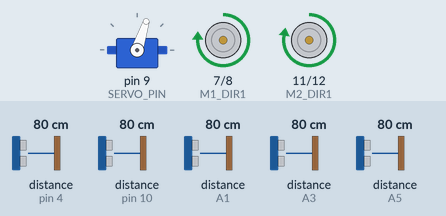
A sketch run on a simulated Arduino Uno, built with avr-gcc and run on an emulated ATmega328P. Shown: servo, motor-driver pin pairs drawn as motors (green arrow = first pin HIGH = forward, orange = second pin HIGH = backward, longer = more drive, scaled by the enable pin). Wiring (inferred from the names in the program): 5 × ultrasonic range finder: trigger pin 3, echo pin 4 / trigger pin 13, echo pin 10 / trigger A0, echo A5 / trigger A2, echo A1 / trigger A4, echo A3. The test bench sets the inputs (shaded band); at power-on: distance to the obstacle (sensors on pin 4, A3, pin 10, A1, A5) 80 cm. The echo pulse lasts 58.3 µs per cm.

Above: at 1.2 s.
1.3 s: distance to the obstacle (sensor on pin 4) set to 8 cm
2.8 s: distance to the obstacle (sensor on pin 4) set to 5 cm
At 2.97 s:
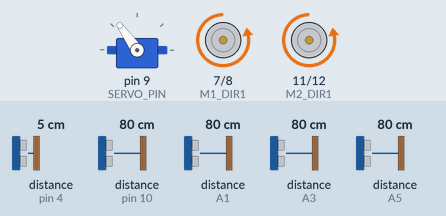
At 3.84 s:
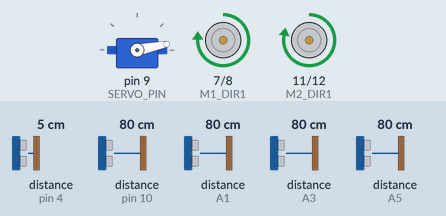
5.8 s: distance to the obstacle (sensor on A3) set to 7 cm
8.8 s: distance to the obstacle (sensor on A3) set to 4 cm
At 9.35 s:
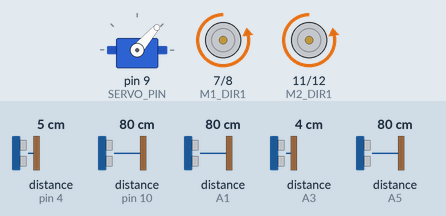
11.8 s: distance to the obstacle (sensor on A3) set to 9 cm
At 11.95 s:
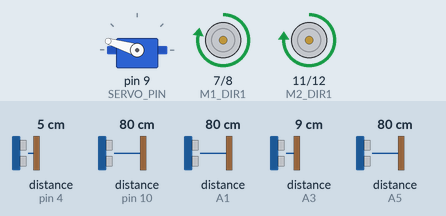
14.8 s: distance to the obstacle (sensor on A3) set to 2 cm
Timing chart, 0 to 18.8 s (numbered marks = the images above; inputs shaded):
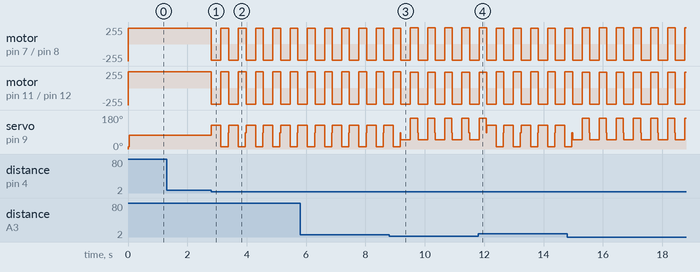

The sketch:

basic.ino
```cpp
// (licence header left out)
#include <SoftwareSerial.h>
#include <Servo.h>

Servo servo;


#define W_LEFT 0
#define W_RIGHT 1
#define D_FRONT 0
#define D_BACK 1
//Macros to command a function

#define M1_PWM 5
#define M1_DIR1 7
#define M1_DIR2 8
//Motor 1 connection (left)

#define M2_PWM 6
#define M2_DIR1 11
#define M2_DIR2 12
//Motor 2 connection (right)

#define SERVO_PIN 9         //Steering (Surbo Motor Connection Pin)
#define TD_LEFT  -76        //Left turn angle [-90 to 90]
#define TD_RIGHT  76        //Right turn angle [-90 to 90]
#define GD_LEFT -15         //Correction angle of the mail direction during central driving [-90 to 90]
#define GD_RIGHT 15         //Angle of correction of left side shape during central driving [-90 to 90]
#define TD_MIDDLE 0         //Straight Angle [-90-90]
#define INST_TURN 38        //Distance difference for running instant turn [0- ]
#define S_HIGH 245          //Outer wheel speed when driving [0-255]
#define S_SLOW 235          //Inner wheel speed when driving [0-255]
#define S_SLOWER 150        //Deceleration at low speed [0-255]
#define S_BREAK 255         //Brake strength [0-255]
#define T_BREAK 15          //Brake duration [0- ]

#define FC_TRIG 13          //Front center sensor (TRIG pin)
#define FC_ECHO 10          //Front centre sensor (ECHO pin)
#define FL_TRIG A4          //Front left sensor (TRIG pin)
#define FL_ECHO A3          //Front left sensor (ECHO pin)
#define FR_TRIG 3           //Front left sensor (ECHO pin)
#define FR_ECHO 4           //Front left sensor (ECHO pin)
#define L_TRIG  A2          //Left Sensor (TRIG pin)
#define L_ECHO  A1          //Left Sensor (ECHO pin)
#define R_TRIG  A0          //Right sensor (TRIG pin)
#define R_ECHO  A5          //Right sensor (ECHO pin)

#define FC_CORRECTION 0     //Front center sensor error correction value
#define FL_CORRECTION 0     //Front left sensor error correction value
#define FR_CORRECTION 0     //Front right sensor error correction value
#define L_CORRECTION 0      //Left sensor error correction value
#define R_CORRECTION -25    //Right sensor error correction value

#define FC_WARNING 70       //Front Central Turning Distance
#define FR_WARNING 62       //Front right turn distance
#define FL_WARNING 62       //Front left turn distance
#define FC_PREPARE 130      //Front Central Slow Drive

#define T_BACK 320          //Reverse distance when turning
#define T_FRONT 240         //Direct distance when turning

#define INTIAL_STRAIGHT 0   //Direct distance during initial execution
#define INTIAL_DEGREE 0     //Turn direction for initial execution (left : 0; right : 1)
#define INTIAL_TURN 0       //Rotation angle at initial execution
#define T_TURN 0            //Body angle rotation duration
#define T_START 0           //Right turn at initial execution
//Settings for driving

class Driving{
        public:

        float GetDistance(int trig, int echo) {
            digitalWrite(trig, LOW);
            delayMicroseconds(4);
            digitalWrite(trig, HIGH);
            delayMicroseconds(20);
            digitalWrite(trig, LOW);
            unsigned long duration = pulseIn(echo, HIGH, 5000);
            return duration * 0.17;
        }   //Distance calculation

        void TurnSteering(int angle) {
            servo.write(angle + 90 - 3);
        }   //Adjust steering rotation angle

        void WheelGo(int lr, int fb, int num) {
            if (lr == W_LEFT) {
                if (fb == D_FRONT) {
                    digitalWrite(M1_DIR1, HIGH);
                    digitalWrite(M1_DIR2, LOW);
                    analogWrite(M1_PWM, num);
                } else {
                    digitalWrite(M1_DIR1, LOW);
                    digitalWrite(M1_DIR2, HIGH);
                    analogWrite(M1_PWM, num);
                }
            } else {
                if (fb == D_FRONT) {
                    digitalWrite(M2_DIR1, HIGH);
                    digitalWrite(M2_DIR2, LOW);
                    analogWrite(M2_PWM, num);
                } else {
                    digitalWrite(M2_DIR1, LOW);
                    digitalWrite(M2_DIR2, HIGH);
                    analogWrite(M2_PWM, num);
                }
            }
        }   //Lateral wheel rotation control

        void WheelStop() {
            WheelGo(W_LEFT, D_BACK, S_BREAK);
            WheelGo(W_RIGHT, D_BACK, S_BREAK);
            delay(T_BREAK);
            //Reverse propulsion
            analogWrite(M1_PWM, 0);
            analogWrite(M2_PWM, 0);
            //Wheel stop
        }   //break

        void Straight_f(float fcdis, float rdis, float ldis) {
            if (ldis == 0) {
                TurnSteering(GD_LEFT);
                WheelGo(W_LEFT, D_FRONT, S_SLOW);
                WheelGo(W_RIGHT, D_FRONT, S_HIGH);
            } else if (rdis == 0) {
                TurnSteering(GD_RIGHT);
                WheelGo(W_LEFT, D_FRONT, S_HIGH);
                WheelGo(W_RIGHT, D_FRONT, S_SLOW);
            } else if (rdis < ldis) {
                if (-INST_TURN<ldis-rdis && ldis-rdis<INST_TURN) TurnSteering(GD_LEFT);
                else TurnSteering(TD_LEFT);
                WheelGo(W_LEFT, D_FRONT, S_SLOW);
                WheelGo(W_RIGHT, D_FRONT, S_HIGH);
            } else {
                if (-INST_TURN<ldis-rdis && ldis-rdis<INST_TURN) TurnSteering(GD_RIGHT);
                else TurnSteering(TD_RIGHT);
                WheelGo(W_LEFT, D_FRONT, S_HIGH);
                WheelGo(W_RIGHT, D_FRONT, S_SLOW);
            }
        }   //Centralized by a straight line - smooth driving

        void Straight_s(float fcdis, float rdis, float ldis) {
            if (ldis == 0) {
                TurnSteering(GD_LEFT);
                WheelGo(W_LEFT, D_FRONT, S_SLOW - S_SLOWER);
                WheelGo(W_RIGHT, D_FRONT, S_HIGH - S_SLOWER);
            } else if (rdis == 0) {
                TurnSteering(GD_RIGHT);
                WheelGo(W_LEFT, D_FRONT, S_HIGH - S_SLOWER);
                WheelGo(W_RIGHT, D_FRONT, S_SLOW - S_SLOWER);
            } else if (rdis < ldis) {
                if (-INST_TURN<ldis-rdis && ldis-rdis<INST_TURN) TurnSteering(GD_LEFT);
                else TurnSteering(TD_LEFT);
                WheelGo(W_LEFT, D_FRONT, S_SLOW - S_SLOWER);
                WheelGo(W_RIGHT, D_FRONT, S_HIGH - S_SLOWER);
            } else {
                if (-INST_TURN<ldis-rdis && ldis-rdis<INST_TURN) TurnSteering(GD_RIGHT);
                else TurnSteering(TD_RIGHT);
                WheelGo(W_LEFT, D_FRONT, S_HIGH - S_SLOWER);
                WheelGo(W_RIGHT, D_FRONT, S_SLOW - S_SLOWER);
            }
        }   //Centralized by straight ahead - Slow down when approaching obstacles

        void TurnLeft() {
            TurnSteering(TD_RIGHT/2);
            WheelGo(W_LEFT, D_BACK, S_HIGH);
            WheelGo(W_RIGHT, D_BACK, S_HIGH);
            delay(T_BACK);
            TurnSteering(TD_LEFT);
            WheelGo(W_LEFT, D_FRONT, S_SLOW);
            WheelGo(W_RIGHT, D_FRONT, S_HIGH);
            delay(T_FRONT);
            TurnSteering(TD_MIDDLE);
        }   //Turn to the left

        void TurnRight() {
            TurnSteering(TD_LEFT/2);
            WheelGo(W_LEFT, D_BACK, S_HIGH);
            WheelGo(W_RIGHT, D_BACK, S_HIGH);
            delay(T_BACK);
            TurnSteering(TD_RIGHT);
            WheelGo(W_LEFT, D_FRONT, S_HIGH);
            WheelGo(W_RIGHT, D_FRONT, S_SLOW);
            delay(T_FRONT);
            TurnSteering(TD_MIDDLE);
        }   //Turn to the right

        void TurnBody(int tt) {
            WheelStop();
            if (INTIAL_DEGREE == 0) {
                for (int i = 0; i < tt; i++) {
                    TurnSteering(TD_RIGHT);
                    WheelGo(W_LEFT, D_BACK, S_HIGH);
                    WheelGo(W_RIGHT, D_BACK, S_HIGH);
                    delay(T_BACK);
                    TurnSteering(TD_LEFT);
                    WheelGo(W_LEFT, D_FRONT, S_SLOW);
                    WheelGo(W_RIGHT, D_FRONT, S_HIGH);
                    delay(T_FRONT);
                }
            } else {
                for (int i = 0; i < tt; i++) {
                    TurnSteering(TD_LEFT);
                    WheelGo(W_LEFT, D_BACK, S_HIGH);
                    WheelGo(W_RIGHT, D_BACK, S_HIGH);
                    delay(T_TURN);
                    TurnSteering(TD_RIGHT);
                    WheelGo(W_LEFT, D_FRONT, S_HIGH);
                    WheelGo(W_RIGHT, D_FRONT, S_SLOW);
                    delay(T_TURN);
                }
            }
            TurnSteering(TD_MIDDLE);
        }   //Body rotation
};

void setup() {
    pinMode(M1_PWM, OUTPUT);
    pinMode(M1_DIR1, OUTPUT);
    pinMode(M1_DIR2, OUTPUT);

    pinMode(M2_PWM, OUTPUT);
    pinMode(M2_DIR1, OUTPUT);
    pinMode(M2_DIR2, OUTPUT);

    pinMode(FC_TRIG, OUTPUT);
    pinMode(FC_ECHO, INPUT);
    pinMode(FR_TRIG, OUTPUT);
    pinMode(FR_ECHO, INPUT);
    pinMode(FL_TRIG, OUTPUT);
    pinMode(FL_ECHO, INPUT);
    pinMode(R_TRIG, OUTPUT);
    pinMode(R_ECHO, INPUT);
    pinMode(L_TRIG, OUTPUT);
    pinMode(L_ECHO, INPUT);

    Serial.begin(9600);

    servo.attach(SERVO_PIN);

    servo.write(TD_MIDDLE);

    Driving driving;

    for (int i = 0; i < INTIAL_STRAIGHT; i++) {
        float fcdis = driving.GetDistance(FC_TRIG, FC_ECHO);
        float rdis = driving.GetDistance(R_TRIG, R_ECHO);
        float ldis = driving.GetDistance(L_TRIG, L_ECHO);
        driving.Straight_f(fcdis, rdis, ldis);
        delay(3);
    }

    driving.TurnBody(INTIAL_TURN);

    driving.TurnSteering(TD_LEFT);

    driving.WheelGo(W_LEFT, D_FRONT, S_SLOW);
    driving.WheelGo(W_RIGHT, D_FRONT, S_HIGH);

    delay(T_START);
}   //Initial routine

void loop() {
    Driving driving;

    float fcdis = driving.GetDistance(FC_TRIG, FC_ECHO);
    if (fcdis != 0) fcdis+=FC_CORRECTION;
    float fldis = driving.GetDistance(FL_TRIG, FL_ECHO);
    if (fldis != 0) fcdis+=FL_CORRECTION;
    float frdis = driving.GetDistance(FR_TRIG, FR_ECHO);
    if (frdis != 0) fcdis+=FR_CORRECTION;
    float ldis = driving.GetDistance(L_TRIG, L_ECHO);
    if (ldis != 0) fcdis+=L_CORRECTION;
    float rdis = driving.GetDistance(R_TRIG, R_ECHO);
    if (fcdis != 0) fcdis+=R_CORRECTION;

    if ((0 < fcdis && fcdis < FC_WARNING) || (0 < frdis && frdis < FR_WARNING) || (0 < fldis && fldis < FL_WARNING)) {
        if (fldis == 0) driving.TurnLeft();
        else if (frdis == 0) driving.TurnRight();
        else if (frdis < fldis)
            driving.TurnLeft();
        else driving.TurnRight();
    }
    else if (0 < fcdis && fcdis < FC_PREPARE) driving.Straight_s(fcdis, rdis, ldis);
    else driving.Straight_f(fcdis, rdis, ldis);

    delay(1);
}   //Main routine
```

Measured:
- the behaviour switches between 7 and 6 cm on distance to the obstacle (sensor on pin 4) (found by bisection; images 0 and 1)
- the behaviour switches between 6 and 5 cm on distance to the obstacle (sensor on A3) (found by bisection; images 2 and 3)
- after the input at 1.3 s, every drawn part: stays the same
- after the input at 2.8 s, motor on pin 7 (M1_DIR1) / pin 8 (M1_DIR2): alternates backward 245/255 for 0.32 s and forward 235/255 for 0.26 s, starting at once; motor on pin 11 (M2_DIR1) / pin 12 (M2_DIR2): alternates forward 245/255 for 0.26 s and backward 245/255 for 0.32 s, starting at once
